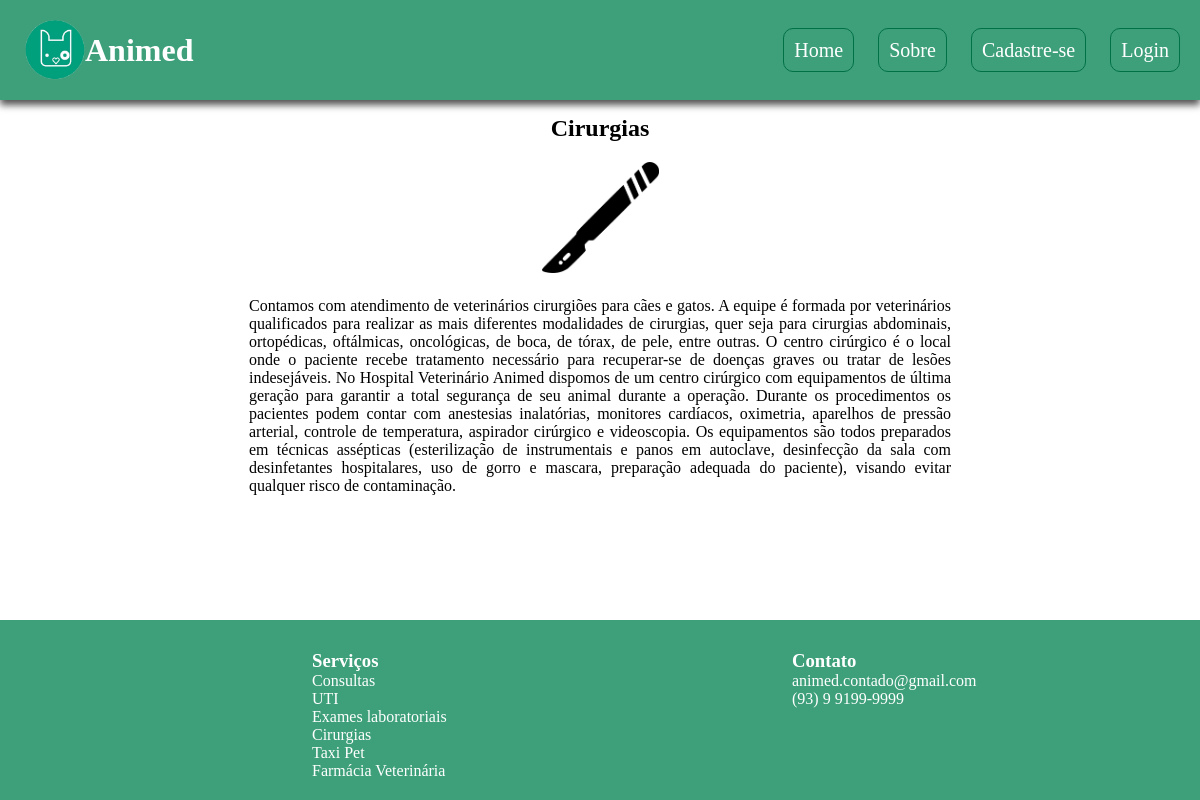
/servicos.php?type=4, run on the app's committed database.
### tables this page shows
CREATE TABLE `servicos` (
  `id` int NOT NULL,
  `nome` varchar(20) NOT NULL,
  `descricao` text NOT NULL,
  `imagem` varchar(100) NOT NULL
);

### servicos.php (the view, shortened to what this page needs)
<?php
  include('conexao.php');
  $id_page = $_GET['type'];
  $sql_code = "SELECT * FROM servicos WHERE id = '$id_page';";
  $sql_query = $mysqli->query($sql_code) or die("Falha na execução do código SQL:" . $mysqli->error);
  if($sql_query->num_rows == 1){
    $page = $sql_query->fetch_assoc();
    $nome_page = $page['nome'];
    $descricao_page = $page['descricao'];
    $imagem_page = $page['imagem'];
  } else{
    header("Location: index.php");
  }
?>
<!DOCTYPE html>
<html lang="en">
  <head>
    <link rel="stylesheet" href="style.css">
  </head>
  <body>
    <?php include('components/header.php'); ?>
    <main>
      <div class="box">
        <div class="descricao">
          <h2><?php echo $nome_page?></h2>
          <img src="<?php echo $imagem_page?>" class="img-serv" />
          <div class="text">
            <p><?php echo $descricao_page?></p>
          </div>
        </div>
      </div>
    </main>
    <?php include('components/footer.php');?>
  </body>
</html>

### components/footer.php
<footer>
    <ul>
      <li id="servicos">
        <h3>Serviços</h3>
        <ul>
          <?php
            $sql_code = "SELECT nome FROM servicos";
            $sql_query = $mysqli->query($sql_code) or die("Falha na execução do código SQL:" . $mysqli->error);
            $i = 1;
            while ($servico = $sql_query->fetch_row()){
              $text = '
                <li id="item">
                  <a href="servicos.php?type='.$i.'">
                    '.$servico[0].'
                  </a>
                </li>
              ';
              echo $text;
              $i++;
            }
          ?>
        </ul>
      </li>
    </ul>
    <ul>
      <li id="contato">
        <h3>Contato</h3>
        <ul>
          <li>animed.contado@gmail.com</li>
          <li>(93) 9 9199-9999</li>
        </ul>
      </li>
    </ul>
</footer>

### style.css (style rules this page uses)
:root { --cor1: #9ae0c8; --cor2: #65cfa6; --cor3: #3ea07b; --cor4: #007045; --cor5: #04442c; }
* { margin: 0%; padding: 0%; }
main .box .descricao { text-align: center; margin: 15px; }
main .box .descricao .img-serv { float: center; width: 10%; height: 15%; padding: 10px; margin: 10px 10px; }
main .box .descricao .text { margin: 0 20%; text-align: justify; font-weight: lighter; }
footer { width: 80%; display: grid; grid-template-columns: 1fr 1fr; background-color: var(--cor3); color: white; min-height: 50px; padding-top: 30px; padding-bottom: 20px; padding-left: 20%; padding-right: auto; position: absolute; bottom: 0; }
footer > ul { list-style-type: none; margin-left: 15%; }
#item { list-style-type: none; }
footer > ul > li > ul > li > a { color: white; text-decoration: none; }
footer > ul > li > ul > li { list-style-type: none; }

### data on the page
servicos: nome "Cirurgias", imagem (picture), descricao "Contamos com atendimento de veterinários cirurgiões para cães e gatos. A equipe é formada por veterinários qualificados para realizar as mais diferentes modalidades de cirurgias, quer seja para cirurgias abdominais, ortopédicas, oftálmicas, oncológicas, de boca, de tórax, de pele, entre outras. O centro cirúrgico é o local onde o paciente recebe tratamento necessário para recuperar-se de doenças graves ou tratar de lesões indesejáveis. No Hospital Veterinário Animed dispomos de um centro cirúrgico com equipamentos de última geração para garantir a total segurança de seu animal durante a operação. Durante os procedimentos os pacientes podem contar com anestesias inalatórias, monitores…"
servicos: nome "Consultas"
servicos: nome "UTI"
servicos: nome "Exames laboratoriais"
servicos: nome "Taxi Pet"
servicos: nome "Farmácia Veterinária"
